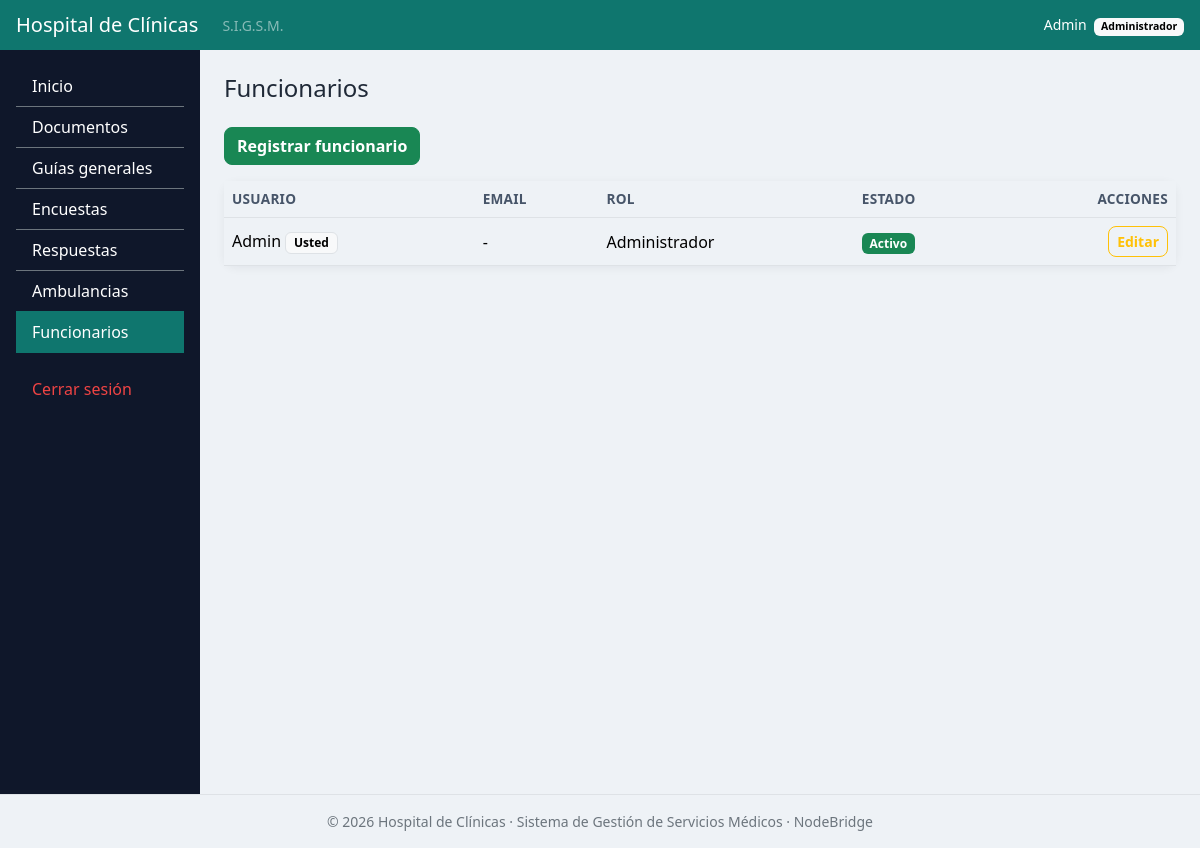
/funcionarios/index.php (signed in), run on the app's committed database.
### tables this page shows
CREATE TABLE `funcionario` (
  `id_funcionario` INT AUTO_INCREMENT PRIMARY KEY,
  `nombre` VARCHAR(50) NOT NULL UNIQUE,           
  `contrasena` VARCHAR(255) NOT NULL,             
  `id_rol` INT NOT NULL,
  `activo` TINYINT(1) NOT NULL DEFAULT 1,         
  `email` VARCHAR(70) NULL UNIQUE,
  CONSTRAINT `fk_funcionario_rol` FOREIGN KEY (`id_rol`) REFERENCES `rol` (`id_rol`)
);

CREATE TABLE `rol` (
  `id_rol` INT NOT NULL PRIMARY KEY,
  `nombre_rol` VARCHAR(40) NOT NULL
);

### includes/helpers.php (called while the page is built, shortened)
<?php
function base_url(): string
{
    $manual = getenv('BASE_URL');
    $raiz = str_replace('\\', '/', (string) realpath(__DIR__ . '/..')) . '/';
    $script = str_replace('\\', '/', (string) realpath((string) ($_SERVER['SCRIPT_FILENAME'] ?? '')));
    $urlScript = (string) parse_url((string) ($_SERVER['SCRIPT_NAME'] ?? ''), PHP_URL_PATH);
    if ($script !== '' && strpos($script, $raiz) === 0) {
        $relativa = '/' . substr($script, strlen($raiz));
        if (substr($urlScript, -strlen($relativa)) === $relativa) {
            return rtrim(substr($urlScript, 0, -strlen($relativa)), '/');
        }
    }
    return '';
}
function url(string $ruta = ''): string
{
    return base_url() . '/' . ltrim($ruta, '/');
}
function h(?string $texto): string
{
    return htmlspecialchars((string) $texto, ENT_QUOTES, 'UTF-8');
}
function nombre_visible(?string $nombre): string
{
    $n = trim((string) $nombre);
    if (function_exists('mb_substr')) {
        return mb_strtoupper(mb_substr($n, 0, 1, 'UTF-8'), 'UTF-8') . mb_substr($n, 1, null, 'UTF-8');
    }
    return ucfirst($n);
}

### includes/conexion.php (called while the page is built, shortened)
<?php
function env_o(string $clave, string $porDefecto): string
{
    $valor = getenv($clave);
    return ($valor === false || $valor === '') ? $porDefecto : $valor;
}
function db(): PDO
{
    static $pdo = null;
    if ($pdo !== null) {
        return $pdo;
    }
    $dsn = env_o('DB_DSN', sprintf(
        'mysql:host=%s;port=%s;dbname=%s;charset=utf8mb4',
        env_o('DB_HOST', '127.0.0.1'),
        env_o('DB_PORT', '3306'),
        env_o('DB_NAME', 'sigsm')
    ));
    try {
        $pdo = new PDO($dsn, env_o('DB_USER', 'root'), env_o('DB_PASS', ''), [
            PDO::ATTR_ERRMODE => PDO::ERRMODE_EXCEPTION,
            PDO::ATTR_DEFAULT_FETCH_MODE => PDO::FETCH_ASSOC,
            PDO::ATTR_EMULATE_PREPARES => false,
        ]);
    } catch (PDOException $e) {
        error_log('[sigsm] No se pudo conectar a la base: ' . $e->getMessage());
        http_response_code(500);
        exit('No se pudo conectar a la base de datos. Verifique que MySQL esté iniciado y que la base "sigsm" esté importada.');
    }
    return $pdo;
}

### includes/auth.php (called while the page is built, shortened)
<?php
require_once __DIR__ . '/conexion.php';
require_once __DIR__ . '/helpers.php';
function usuario_actual(): ?array
{
    static $usuario = false;
    if ($usuario !== false) {
        return $usuario;
    }
    $usuario = null;
    $id = (int) ($_SESSION['id_funcionario'] ?? 0);
    if ($id > 0) {
        $st = db()->prepare(
            'SELECT f.id_funcionario, f.nombre, f.email, f.id_rol, r.nombre_rol
               FROM funcionario f
               JOIN rol r ON r.id_rol = f.id_rol
              WHERE f.id_funcionario = ? AND f.activo = 1'
        );
        $st->execute([$id]);
        $usuario = $st->fetch() ?: null;
    }
    return $usuario;
}
function es_admin(): bool
{
    $u = usuario_actual();
    return $u !== null && (int) $u['id_rol'] === ROL_ADMIN;
}
function requerir_login(): array
{
    $u = usuario_actual();
    return $u;
}
function requerir_admin(): array
{
    $u = requerir_login();
    return $u;
}

### funcionarios/index.php (the view, shortened to what this page needs)
<?php
require_once __DIR__ . '/../includes/auth.php';
require_once __DIR__ . '/../includes/layout.php';
$yo = requerir_admin();
$funcionarios = db()->query(
    'SELECT f.id_funcionario, f.nombre, f.email, f.activo, r.nombre_rol
       FROM funcionario f
       JOIN rol r ON r.id_rol = f.id_rol
      ORDER BY f.activo DESC, f.nombre'
)->fetchAll();
encabezado('Funcionarios', 'funcionarios');
?>
<div class="mb-3">
    <a class="btn btn-success" href="<?= h(url('funcionarios/formulario.php')) ?>">Registrar funcionario</a>
</div>
<div class="card">
    <div class="table-responsive">
        <table class="table table-hover align-middle mb-0 tabla-acciones">
            <thead>
                <tr><th>Usuario</th><th>Email</th><th>Rol</th><th>Estado</th><th class="text-end">Acciones</th></tr>
            </thead>
            <tbody>
            <?php foreach ($funcionarios as $f):
                $id = (int) $f['id_funcionario'];
                $esYo = $id === (int) $yo['id_funcionario']; ?>
                <tr<?= $f['activo'] ? '' : ' class="table-secondary text-secondary"' ?>>
                    <td><?= h(nombre_visible($f['nombre'])) ?><?= $esYo ? ' <span class="badge text-bg-light border">Usted</span>' : '' ?></td>
                    <td><?= $f['email'] ? h($f['email']) : '-' ?></td>
                    <td><?= h($f['nombre_rol']) ?></td>
                    <td><?= $f['activo'] ? '<span class="badge text-bg-success">Activo</span>' : '<span class="badge text-bg-secondary">De baja</span>' ?></td>
                    <td class="text-end text-nowrap">
                        <a class="btn btn-sm btn-outline-warning" href="<?= h(url('funcionarios/formulario.php?id=' . $id)) ?>">Editar</a>
                    </td>
                </tr>
            <?php endforeach; ?>
            </tbody>
        </table>
    </div>
</div>
<?php pie(); ?>

### includes/layout.php (shortened to what this page needs)
<?php
function bootstrap_css(): string
{
    return 'https://cdn.jsdelivr.net/npm/bootstrap@5.3.3/dist/css/bootstrap.min.css';
}
function opciones_menu(): array
{
    return [
        'panel'        => ['Inicio',        'panel.php',                false],
        'documentos'   => ['Documentos',    'documentos/index.php',     false],
        'guias'        => ['Guías generales', 'documentos/index.php?tipo=guias', false],
        'encuestas'    => ['Encuestas',     'encuestas/index.php',      true],
        'respuestas'   => ['Respuestas',    'encuestas/respuestas.php', true],
        'ambulancias'  => ['Ambulancias',   'ambulancias/index.php',    false],
        'funcionarios' => ['Funcionarios',  'funcionarios/index.php',   true],
    ];
}
function encabezado(string $titulo, string $activo): void
{
    $u = usuario_actual();
    ?>
<!DOCTYPE html>
<html lang="es">
<head>
    <link href="<?= h(bootstrap_css()) ?>" rel="stylesheet">
    <link href="<?= h(url('assets/css/estilos.css')) ?>" rel="stylesheet">
</head>
<body>
<header class="navbar navbar-dark bg-primary px-3 py-2">
    <div class="d-flex align-items-center gap-2">
        <a class="navbar-brand mb-0 h1 fs-5" href="<?= h(url('panel.php')) ?>">Hospital de Clínicas</a>
        <span class="text-white-50 small d-none d-sm-inline">S.I.G.S.M.</span>
    </div>
    <?php if ($u): ?>
        <div class="text-white small text-end">
            <?= h(nombre_visible($u['nombre'])) ?>
            <span class="badge text-bg-light ms-1"><?= h($u['nombre_rol']) ?></span>
        </div>
    <?php endif; ?>
</header>
<div class="container-fluid">
    <div class="row">
        <?php if ($u): ?>
        <nav id="menu-lateral" class="col-md-3 col-lg-2 bg-dark collapse d-md-block p-3 menu-lateral">
            <div class="list-group list-group-flush">
                <?php foreach (opciones_menu() as $clave => [$texto, $ruta, $soloAdmin]): ?>
                    <a href="<?= h(url($ruta)) ?>"
                       class="list-group-item list-group-item-action bg-dark text-white border-secondary<?= $clave === $activo ? ' active' : '' ?>">
                        <?= h($texto) ?>
                    </a>
                <?php endforeach; ?>
                <a href="<?= h(url('logout.php')) ?>"
                   class="list-group-item list-group-item-action bg-dark text-danger border-secondary mt-3">Cerrar sesión</a>
            </div>
        </nav>
        <?php endif; ?>
        <main class="<?= $u ? 'col-md-9 col-lg-10' : 'col-12' ?> p-4">
            <h1 class="h4 mb-4"><?= h($titulo) ?></h1>
<?php
}
function pie(): void
{
    ?>
        </main>
    </div>
</div>
<footer class="text-center text-secondary small py-3 border-top">
    © 2026 Hospital de Clínicas · Sistema de Gestión de Servicios Médicos · NodeBridge
</footer>
</body>
</html>
<?php
}

### assets/css/estilos.css (style rules this page uses)
:root { --color-primario: #0f766e; --color-primario-hover: #115e59; --color-fondo: #eef2f6; --color-texto: #1f2937; --color-borde: #cbd5e1; --color-error: #ef4444; --bs-primary: #0f766e; --bs-primary-rgb: 15, 118, 110; --bs-link-color: #0f766e; --bs-link-color-rgb: 15, 118, 110; --bs-link-hover-color: #115e59; --bs-link-hover-color-rgb: 17, 94, 89; --bs-body-color: #1f2937; --bs-body-color-rgb: 31, 41, 55; --bs-body-bg: #eef2f6; --bs-body-bg-rgb: 238, 242, 246; --bs-danger: #ef4444; --bs-danger-rgb: 239, 68, 68; }
body { background-color: var(--color-fondo); color: var(--color-texto); }
.btn { --bs-btn-border-radius: 8px; font-weight: 600; }
.card { border: none; border-radius: 12px; box-shadow: 0 2px 10px rgba(15, 23, 42, 0.06); }
.table { --bs-table-hover-bg: #f1f7f6; }
.table > thead th { color: #475569; font-weight: 600; font-size: 0.85rem; text-transform: uppercase; letter-spacing: 0.02em; }
.menu-lateral { --bs-dark-rgb: 15, 23, 42; }
@media (min-width: 768px) { .menu-lateral { min-height: calc(100vh - 56px); } }
.menu-lateral .list-group-item.active { background-color: var(--color-primario) !important; border-color: var(--color-primario) !important; }

### data on the page
funcionario: nombre "Admin", id_rol.nombre_rol "Administrador", shows "Usted", activo "Activo"

### other printed values
$texto "Inicio"
$texto "Documentos"
$texto "Guías generales"
$texto "Encuestas"
$texto "Respuestas"
$texto "Ambulancias"
$texto "Funcionarios"
$titulo "Funcionarios"
